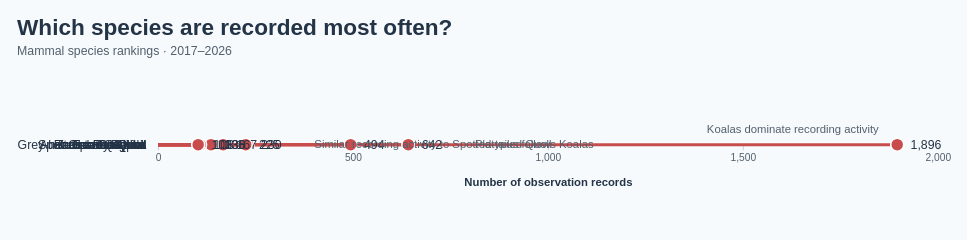

Write a Vega-Lite specification for this figure.
### Vega specification from a JSON file in a GitHub repository (floating-point values rounded to 4 significant figures; data arrays with more than 128 entries replaced by an {"elided": "..."} marker saying what was removed)
{"$schema": "https://vega.github.io/schema/vega/v5.json", "description": "Most recorded mammal species in Dataset/observations-794195.csv. The 2017–2026 window contains 6,015 species-level observations across 146 species; their counts are aggregated and embedded. Subspecies are combined with their parent species using the first two scientific-name components; genus-only records are excluded. Counts include 2017–2026 observation dates and records regardless of coordinates. Top N is selected by count descending with scientific name breaking ties, then displayed in the selected sort order. Counts measure recording activity, not animal abundance. Lollipop heads are plain circles whose centres mark the observation counts. All lollipop stems and heads use one coral-red colour; species names and count labels use neutral text. Counts and rankings use the selected observation years. Row annotations highlight the Koala share, its lead over Platypus, and the near tie at ranks 4 and 5. A summary updates the share of records covered by the selected Top N. Uses the 10 most recent available observation years (2017–2026), including partial 2026.", "width": 760, "height": {"signal": "length(data(\"topSpecies\")) * 34"}, "padding": 16, "background": "#f7fafc", "title": {"text": "Which species are recorded most often?", "subtitle": ["Mammal species rankings · 2017–2026"], "anchor": "start", "font": "Arial", "fontSize": 22, "color": "#243447", "subtitleFont": "Arial", "subtitleFontSize": 12, "subtitleColor": "#52606d", "offset": {"signal": "controlHeaderSpace"}, "subtitlePadding": 6, "subtitleLineHeight": 16, "fontWeight": "bold"}, "signals": [{"name": "topN", "value": 10, "bind": {"input": "select", "options": [5, 10], "labels": ["Top 5", "Top 10"], "name": "Species shown: "}}, {"name": "sortOrder", "value": "Descending", "bind": {"input": "select", "options": ["Descending", "Ascending"], "name": "Sort by observations: "}}, {"name": "hoveredSpecies", "value": null, "on": [{"events": "@stems:mouseover, @dots:mouseover, @counts:mouseover", "update": "datum.scientific_name"}, {"events": "@stems:mouseout, @dots:mouseout, @counts:mouseout", "update": "null"}]}, {"name": "controlHeaderSpace", "value": 64}], "data": [{"name": "speciesCounts", "values": {"elided": "146 records"}, "transform": [{"type": "window", "sort": {"field": ["count", "scientific_name"], "order": ["descending", "ascending"]}, "ops": ["row_number"], "as": ["rank"]}]}, {"name": "topSpecies", "source": "speciesCounts", "transform": [{"type": "filter", "expr": "datum.rank <= topN"}, {"type": "formula", "expr": "sortOrder === 'Ascending' ? datum.count : -datum.count", "as": "sortKey"}, {"type": "collect", "sort": {"field": ["sortKey", "scientific_name"], "order": ["ascending", "ascending"]}}]}, {"name": "insightRows", "source": "topSpecies", "transform": [{"type": "filter", "expr": "datum.rank === 1 || datum.rank === 2 || datum.rank === 4"}]}, {"name": "shownSummary", "source": "topSpecies", "transform": [{"type": "aggregate", "fields": ["count"], "ops": ["sum"], "as": ["shownCount"]}]}], "scales": [{"name": "x", "type": "linear", "domain": {"data": "speciesCounts", "field": "count"}, "range": "width", "zero": true, "nice": true}, {"name": "y", "type": "band", "domain": {"data": "topSpecies", "field": "scientific_name", "sort": {"op": "min", "field": "sortKey", "order": "ascending"}}, "range": "height", "padding": 0.4}], "axes": [{"orient": "bottom", "scale": "x", "title": "Number of observation records", "format": ",d", "tickCount": 5, "grid": true, "gridColor": "#e3e9ef", "domain": false, "tickColor": "#c9d4df", "labelColor": "#52606d", "titleColor": "#243447", "titlePadding": 14}, {"orient": "left", "scale": "y", "domain": false, "ticks": false, "labelPadding": 12, "labelLimit": 280, "labelColor": "#243447", "labelFontSize": 12, "encode": {"labels": {"update": {"text": {"signal": "data('topSpecies')[indexof(domain('y'), datum.value)].species"}}}}}], "marks": [{"name": "stems", "type": "rule", "from": {"data": "topSpecies"}, "encode": {"enter": {"x": {"scale": "x", "value": 0}, "strokeWidth": {"value": 3}}, "update": {"x2": {"scale": "x", "field": "count"}, "y": {"scale": "y", "field": "scientific_name", "band": 0.5}, "stroke": {"value": "#C94C4C"}, "tooltip": {"signal": "{'Species': datum.species, 'Scientific name': datum.scientific_name, 'Observations': format(datum.count, ',d'), 'Share of species-level records': format(datum.count / 6015, '.1%'), 'Overall rank': datum.rank}"}, "strokeWidth": {"signal": "hoveredSpecies === datum.scientific_name ? 4 : 3"}}}}, {"name": "dots", "type": "symbol", "from": {"data": "topSpecies"}, "encode": {"enter": {"cursor": {"value": "pointer"}, "shape": {"value": "circle"}, "stroke": {"value": "#ffffff"}, "strokeWidth": {"value": 1.5}}, "update": {"x": {"scale": "x", "field": "count"}, "y": {"scale": "y", "field": "scientific_name", "band": 0.5}, "tooltip": {"signal": "{'Species': datum.species, 'Scientific name': datum.scientific_name, 'Observations': format(datum.count, ',d'), 'Share of species-level records': format(datum.count / 6015, '.1%'), 'Overall rank': datum.rank}"}, "description": {"signal": "datum.species + ', ' + format(datum.count, ',d') + ' observations'"}, "fill": {"value": "#C94C4C"}, "size": {"signal": "hoveredSpecies === datum.scientific_name ? 220 : 160"}}}}, {"name": "counts", "type": "text", "from": {"data": "topSpecies"}, "encode": {"enter": {"align": {"value": "left"}, "baseline": {"value": "middle"}, "dx": {"value": 13}, "font": {"value": "Arial"}, "fontSize": {"value": 12}, "fill": {"value": "#243447"}}, "update": {"x": {"scale": "x", "field": "count"}, "y": {"scale": "y", "field": "scientific_name", "band": 0.5}, "text": {"signal": "format(datum.count, ',d')"}}}}, {"name": "speciesInsights", "type": "text", "interactive": false, "from": {"data": "insightRows"}, "encode": {"enter": {"font": {"value": "Arial"}, "fontSize": {"value": 11}, "fill": {"value": "#52606d"}}, "update": {"x": {"signal": "scale('x', datum.count) + (datum.rank === 1 ? -18 : 65)"}, "y": {"scale": "y", "field": "scientific_name", "band": 0.5}, "dy": {"signal": "datum.rank === 1 ? -9 : 0"}, "align": {"signal": "datum.rank === 1 ? 'right' : 'left'"}, "baseline": {"signal": "datum.rank === 1 ? 'bottom' : 'middle'"}, "text": {"signal": "datum.rank === 1 ? 'Koalas dominate recording activity' : datum.rank === 2 ? 'Platypus follows Koalas' : 'Similar recording activity to Spotted-tailed Quoll'"}}}}, {"name": "concentrationInsight", "type": "text", "interactive": false, "from": {"data": "shownSummary"}, "encode": {"enter": {"x": {"value": 0}, "align": {"value": "left"}, "baseline": {"value": "top"}, "font": {"value": "Arial"}, "fontSize": {"value": 12}, "fontWeight": {"value": "bold"}, "fill": {"value": "#243447"}}, "update": {"y": {"signal": "height + 66"}, "text": {"value": ""}}}}], "config": {"font": "Arial", "axis": {"labelFont": "Arial", "titleFont": "Arial"}}, "usermeta": {"observationWindow": {"source": "Dataset/observations-794195.csv", "dateField": "observed_on", "years": [2017, 2018, 2019, 2020, 2021, 2022, 2023, 2024, 2025, 2026], "yearCount": 10, "includesPartialLatestYear": true}}}
